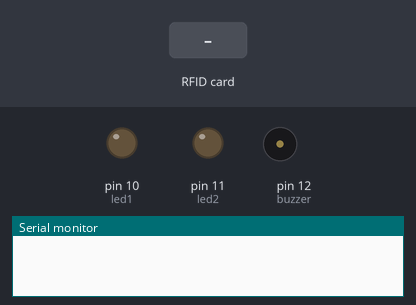
Simulated run of this sketch. Board: Arduino Mega 2560, built with avr-gcc and run on an emulated ATmega2560. Shown: output pins drawn as LEDs (lit = HIGH), buzzer (waves = sounding), the last lines printed to the serial monitor. Inputs (shaded band) come from the test bench. Pins used as bus, display or sensor lines are not drawn.

Above: at 1.2 s.
1.3 s: RFID card 5E 7A 19 C4 held to the reader
At 1.45 s:
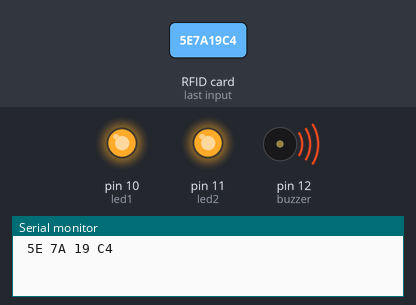
At 2.7 s:
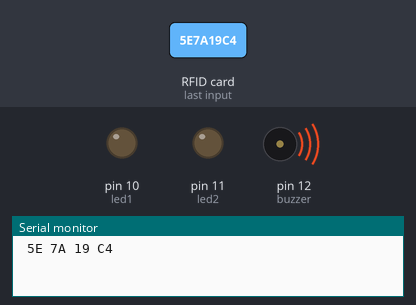
Timing chart, 0 to 4.3 s (numbered marks = the images above; inputs shaded):
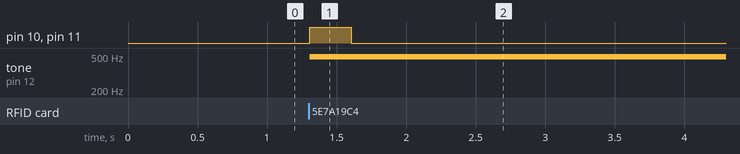

The sketch:

rc522-rfid.ino
```cpp
/*
  -----------------------------------------------------------------------------------------
              MFRC522      Arduino       Arduino   Arduino    Arduino          Arduino
              Reader/PCD   Uno/101       Mega      Nano v3    Leonardo/Micro   Pro Micro
  Signal      Pin          Pin           Pin       Pin        Pin              Pin
  -----------------------------------------------------------------------------------------
  RST/Reset   RST          9             5         D9         RESET/ICSP-5     RST
  SPI SS      SDA(SS)      10            53        D10        10               10
  SPI MOSI    MOSI         11 / ICSP-4   51        D11        ICSP-4           16
  SPI MISO    MISO         12 / ICSP-1   50        D12        ICSP-1           14
  SPI SCK     SCK          13 / ICSP-3   52        D13        ICSP-3           15
*/

// Librerías necesarias
#include <SPI.h>
#include <MFRC522.h>

#define SS_PIN 53 // pin SDA hacia el pin 10
#define RST_PIN 5 // pin RST hacia el pin 9

int led1 = 10;
int led2 = 11;
int buzzer = 12;
MFRC522 rfid(SS_PIN, RST_PIN); // Creo la instancia de la clase MFRC522


// Inicializo vector que almacenará el NUID del PICC
byte nuidPICC[4];

void setup() {
  pinMode(buzzer, OUTPUT);
  pinMode(led1, OUTPUT);
  pinMode(led2, OUTPUT);
  Serial.begin(9600);
  SPI.begin(); // Inicia el bus de SPI
  rfid.PCD_Init(); // Inicia el lector

}

void loop() {

  // Buscando nuevas tarjetas
  if ( ! rfid.PICC_IsNewCardPresent())
    return;

  // Lee tarjeta
  if ( ! rfid.PICC_ReadCardSerial())
    return;


  for (byte i = 0; i < 4; i++) {
    nuidPICC[i] = rfid.uid.uidByte[i];
  }
  printHex(rfid.uid.uidByte, rfid.uid.size);
  detectado();


  // Halt PICC
  rfid.PICC_HaltA();

  // Detiene el cifrado en el PCD
  rfid.PCD_StopCrypto1();
}


/**
   Función que ayuda a representar valores hex en el monitor serial
*/
void printHex(byte *buffer, byte bufferSize) {

  for (byte i = 0; i < bufferSize; i++) {
    Serial.print(buffer[i] < 0x10 ? " 0" : " ");
    Serial.print(buffer[i] , HEX);
  } Serial.println();

}


void detectado() {
  digitalWrite(led1, HIGH);
  digitalWrite(led2, HIGH);
  analogWrite(buzzer, 120); //emite sonido
  delay(100);
  analogWrite(buzzer, 160); //emite sonido
  delay(200);
  digitalWrite(buzzer, LOW); //deja de emitir
  digitalWrite(led1,LOW );
  digitalWrite(led2, LOW);

}
```

Measured:
- after the input at 1.3 s, pin 10 (led1), pin 11 (led2): LOW → HIGH at once, → LOW 0.30 s later; tone on pin 12 (buzzer): silent → 490 Hz at once
